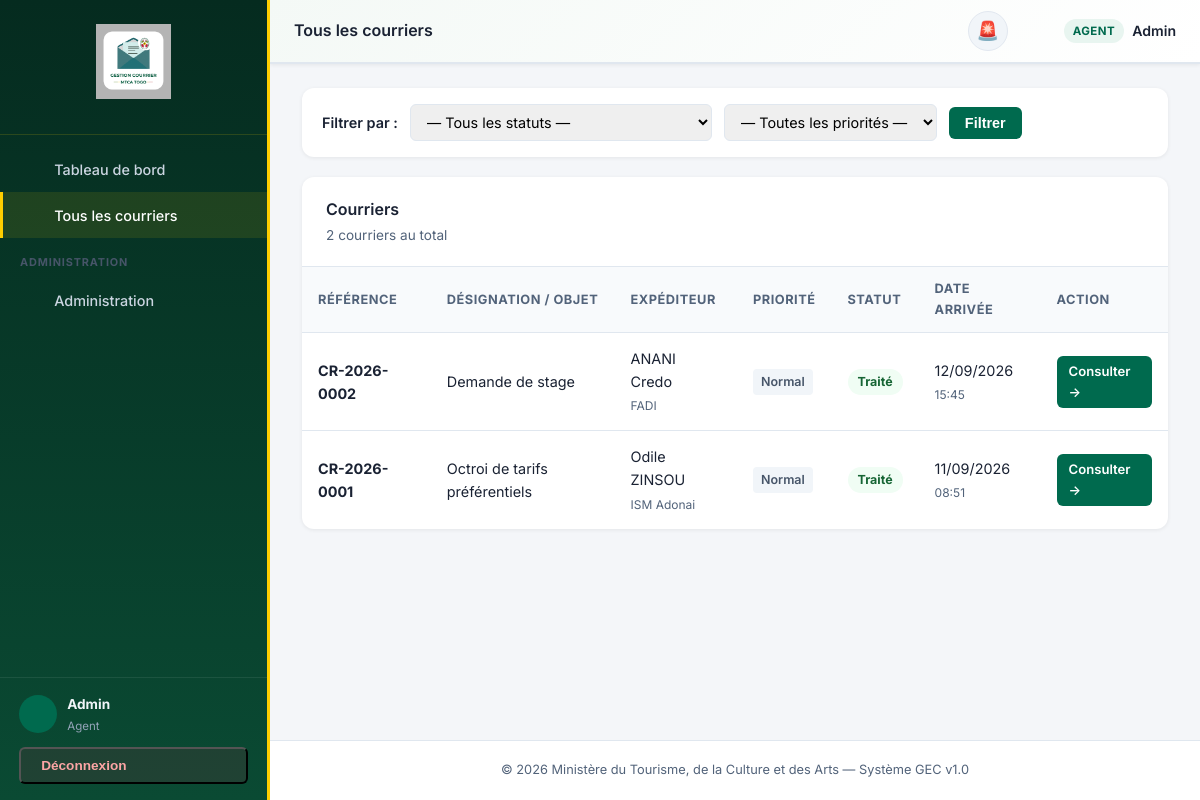
The app's page /courrier/liste/ (signed in) with its own data.
### courrier/models.py (models this page shows, shortened)
class User(AbstractUser):
    class Role(models.TextChoices):
        SECRETARIAT_CENTRAL = 'SECRETARIAT_CENTRAL', 'Secrétariat Central'
        SECRETAIRE_DC = 'SECRETAIRE_DC', 'Secrétaire du Directeur de Cabinet (DC)'
        DC = 'DC', 'Directeur de Cabinet (DC)'
        SECRETAIRE_MINISTRE = 'SECRETAIRE_MINISTRE', 'Secrétaire Particulier du Ministre'
        MINISTRE = 'MINISTRE', 'Ministre'
        SECRETAIRE_SG = 'SECRETAIRE_SG', 'Secrétaire du Secrétaire Général (SG)'
        SG = 'SG', 'Secrétaire Général (SG)'
        DIRECTEUR = 'DIRECTEUR', 'Directeur de Département'
        AGENT = 'AGENT', 'Agent'
    role = models.CharField(
        max_length=50,
        choices=Role.choices,
        default=Role.AGENT,
        verbose_name="Rôle au sein du Ministère"
    )
    service_direction = models.CharField(
        max_length=150,
        blank=True,
        null=True,
        verbose_name="Service / Direction d'appartenance",
        help_text="Pour les directeurs et agents, indique la direction (ex: DAF, DEC, etc.)"
    )
    class Meta:
        verbose_name = "Utilisateur"
        verbose_name_plural = "Utilisateurs"

class Courrier(models.Model):
    class Statut(models.TextChoices):
        ARRIVE = 'ARRIVE', 'Enregistré (Secrétariat Central)'
        REJETE_SECRETAIRE = 'REJETE_SECRETAIRE', 'Rejeté par Secrétariat pour correction'
        TRANSMIS_SG = 'TRANSMIS_SG', 'Transmis au SG'
        EN_COURS_SG = 'EN_COURS_SG', "En cours d'analyse (SG)"
        TRANSMIS_DC = 'TRANSMIS_DC', 'Transmis au Secrétaire du DC'
        EN_COURS_DC = 'EN_COURS_DC', "En cours d'analyse (DC)"
        ANALYSE_VALIDE = 'ANALYSE_VALIDE', 'Analyse validée (DC/SG)'
        TRANSMIS_MINISTRE = 'TRANSMIS_MINISTRE', 'Transmis au Ministre'
        DECIDE = 'DECIDE', 'Décidé (En attente d\'affectation)'
        SIGNE_PAR_MINISTRE = 'SIGNE_PAR_MINISTRE', 'Signé par le Ministre'
        COURRIER_SORTANT = 'COURRIER_SORTANT', 'Courrier sortant enregistré'
        AFFECTE = 'AFFECTE', 'Affecté aux services'
        SOUMIS_DIRECTEUR = 'SOUMIS_DIRECTEUR', 'Soumis au Directeur pour validation'
        CORRECTION_DEMANDEE = 'CORRECTION_DEMANDEE', 'Correction demandée'
        VALIDE_DIRECTEUR = 'VALIDE_DIRECTEUR', 'Validé par le Directeur'
        TERMINE = 'TERMINE', 'Traité'
    reference = models.CharField(
        max_length=100,
        unique=True,
        verbose_name="Référence / Numéro d'enregistrement",
        help_text="Généré automatiquement ou saisi manuellement"
    )
    designation = models.CharField(
        max_length=255,
        verbose_name="Désignation / Objet du courrier"
    )
    resume = models.TextField(
        verbose_name="Résumé analytique",
        blank=True
    )
    expediteur_nom = models.CharField(
        max_length=200,
        verbose_name="Nom de l'expéditeur"
    )
    expediteur_institution = models.CharField(
        max_length=200,
        blank=True,
        verbose_name="Institution de l'expéditeur"
    )
    expediteur_telephone = models.CharField(
        max_length=20,
        blank=True,
        verbose_name="Téléphone de l'expéditeur"
    )
    class Priorite(models.TextChoices):
        NORMAL = 'NORMAL', 'Normal'
        URGENT = 'URGENT', 'Urgent'
        TRES_URGENT = 'TRES_URGENT', 'Très Urgent'
    priorite = models.CharField(
        max_length=50,
        choices=Priorite.choices,
        default=Priorite.NORMAL,
        verbose_name="Niveau de priorité"
    )
    statut = models.CharField(
        max_length=50,
        choices=Statut.choices,
        default=Statut.ARRIVE,
        verbose_name="Statut du traitement"
    )
    responsable_actuel_role = models.CharField(
        max_length=50,
        choices=User.Role.choices,
        blank=True,
        null=True,
        verbose_name="Rôle actuellement détenteur du courrier",
    )
    delai_traitement_jours = models.PositiveIntegerField(
        null=True, blank=True,
        verbose_name="Délai de traitement fixé par le Ministre (jours)",
    )
    motif_rejet = models.TextField(
        verbose_name="Motif de rejet par le secrétariat",
        blank=True,
        null=True,
    )
    comite = models.TextField(
        verbose_name="Compte-rendu / Comité",
        blank=True,
        null=True,
    )
    cree_par = models.ForeignKey(
        settings.AUTH_USER_MODEL,
        on_delete=models.PROTECT,
        related_name="courriers_enregistres",
        verbose_name="Enregistré par"
    )
    reponse_requise = models.BooleanField(
        default=True,
        verbose_name="Une réponse écrite est requise pour ce courrier"
    )
    date_arrivee = models.DateTimeField(
        default=timezone.now,
        verbose_name="Date et heure de réception physique"
    )
    date_enregistrement = models.DateTimeField(
        auto_now_add=True,
        verbose_name="Date d'enregistrement dans le système"
    )
    objects = CourrierManager()
    class Meta:
        verbose_name = "Courrier"
        verbose_name_plural = "Courriers"
        ordering = ['-date_arrivee']

### courrier/views.py (the view)
# urls.py: path('liste/', CourrierListView.as_view(), name='courrier_liste'),
class CourrierListView(LoginRequiredMixin, ListView):
    model = Courrier
    template_name = 'courrier_list.html'
    context_object_name = 'courriers'
    paginate_by = 20
    def get_queryset(self):
        qs = Courrier.objects.pour_utilisateur(self.request.user).select_related('cree_par')
        statut = self.request.GET.get('statut')
        priorite = self.request.GET.get('priorite')
        if statut:
            qs = qs.filter(statut=statut)
        if priorite:
            qs = qs.filter(priorite=priorite)
        return qs
    def get_context_data(self, **kwargs):
        context = super().get_context_data(**kwargs)
        context['statut_filter'] = self.request.GET.get('statut', '')
        context['priorite_filter'] = self.request.GET.get('priorite', '')
        context['statuts'] = Courrier.Statut.choices
        context['priorites'] = Courrier.Priorite.choices
        return context

### templates/courrier_list.html (shortened to what this page needs)
{% extends 'base.html' %}
{% block page_title %}Tous les courriers{% endblock %}
{% block nav_liste %}active{% endblock %}
{% block content %}
<form method="get" class="filter-bar" id="form-filtres">
    <label style="font-weight: 600; font-size: 0.9rem; white-space: nowrap;">Filtrer par :</label>
    <select name="statut" id="filter-statut">
        <option value="">— Tous les statuts —</option>
    </select>
    <select name="priorite" id="filter-priorite">
        <option value="">— Toutes les priorités —</option>
    </select>
    <button type="submit" id="btn-filtrer">Filtrer</button>
</form>
<div class="table-card">
    <div class="table-header">
        <div>
            <h3 style="font-size: 1rem; font-weight: 600;">
                Courriers
            </h3>
            <p style="font-size: 0.85rem; color: var(--text-muted); margin-top: 2px;">
                {{ page_obj.paginator.count }} courrier{% if page_obj.paginator.count > 1 %}s{% endif %} au total
            </p>
        </div>
    </div>
    {% if courriers %}
    <table>
        <thead>
            <tr>
                <th>Référence</th>
                <th>Désignation / Objet</th>
                <th>Expéditeur</th>
                <th>Priorité</th>
                <th>Statut</th>
                <th>Date arrivée</th>
                <th>Action</th>
            </tr>
        </thead>
        <tbody>
            {% for c in courriers %}
            <tr id="row-courrier-{{ c.pk }}">
                <td>
                    <strong>{{ c.reference }}</strong>
                </td>
                <td style="max-width: 280px;">{{ c.designation|truncatechars:60 }}</td>
                <td>
                    <span>{{ c.expediteur_nom }}</span>
                    {% if c.expediteur_institution %}
                        <br><small style="color: var(--text-muted);">{{ c.expediteur_institution }}</small>
                    {% endif %}
                </td>
                <td>
                    <span class="priority-badge priority-{{ c.priorite }}">
                        {{ c.get_priorite_display }}
                    </span>
                </td>
                <td>
                    <span class="status-badge status-{{ c.statut }}">
                        {{ c.get_statut_display }}
                    </span>
                </td>
                <td style="white-space: nowrap;">{{ c.date_arrivee|date:"d/m/Y" }}<br><small style="color: var(--text-muted);">{{ c.date_arrivee|time:"H:i" }}</small></td>
                <td>
                    <a href="{% url 'courrier_detail' c.pk %}" class="action-btn primary" id="btn-detail-{{ c.pk }}">
                        Consulter →
                    </a>
                </td>
            </tr>
            {% endfor %}
        </tbody>
    </table>
    {% endif %}
</div>
{% endblock %}

### templates/base.html (shortened to what this page needs)
{% load static %}
<!DOCTYPE html>
<html lang="fr">
<head>
    <link rel="stylesheet" href="{% static 'css/style.css' %}">
</head>
<body>
<div id="app-container">
    <aside class="sidebar" id="sidebar">
        <div class="sidebar-header">
            <img src="{% static 'images/logo_gec.png' %}" alt="Logo GEC MTCA" class="sidebar-logo-img" style="height: 75px; width: auto; margin-bottom: 4px; object-fit: contain;">
        </div>
        <nav class="sidebar-menu" aria-label="Navigation principale">
            <ul>
                <li class="sidebar-item {% block nav_dashboard %}{% endblock %}">
                    <a href="{% url 'dashboard' %}" id="nav-dashboard">
                        <span>Tableau de bord</span>
                    </a>
                </li>
                <li class="sidebar-item {% block nav_liste %}{% endblock %}">
                    <a href="{% url 'courrier_liste' %}" id="nav-courrier-liste">
                        <span>Tous les courriers</span>
                    </a>
                </li>
                {% if user.is_superuser %}
                <li class="sidebar-section-title">Administration</li>
                <li class="sidebar-item">
                    <a href="{% url 'admin:index' %}" id="nav-admin" target="_blank">
                        <span>Administration</span>
                    </a>
                </li>
                {% endif %}
            </ul>
        </nav>
        <div class="sidebar-footer">
            <div class="sidebar-user">
                <div class="user-avatar">
                </div>
                <div class="user-info">
                    <strong>{{ user.get_full_name|default:user.username }}</strong>
                    <span class="user-role-text">{{ user.get_role_display }}</span>
                </div>
            </div>
            <form method="post" action="{% url 'logout' %}">
                <button type="submit" class="logout-btn" id="btn-logout">
                     Déconnexion
                </button>
            </form>
        </div>
    </aside>
    <main class="main-content">
        <header class="top-navbar">
            <div class="navbar-left">
                <h2 class="page-title">{% block page_title %}Accueil{% endblock %}</h2>
            </div>
            <div class="navbar-right">
                {% if alertes_visibles %}
                <a href="{% url 'dashboard' %}" class="alert-toggle-btn" title="{% if nb_alertes > 0 %}{{ nb_alertes }} alerte(s) d'échéance{% else %}Aucune alerte d'échéance{% endif %}" style="text-decoration: none; position: relative; display: inline-flex; align-items: center; justify-content: center; width: 40px; height: 40px; border-radius: 50%; background: {% if nb_alertes > 0 %}#fee2e2{% else %}#f1f5f9{% endif %}; color: {% if nb_alertes > 0 %}#dc2626{% else %}#64748b{% endif %}; margin-right: 8px; border: 1px solid {% if nb_alertes > 0 %}#fca5a5{% else %}#e2e8f0{% endif %};">
                    <span class="{% if nb_alertes > 0 %}alert-logo-blink{% endif %}" style="font-size: 1.15rem;">🚨</span>
                </a>
                {% endif %}
                <div class="notif-dropdown" id="notif-dropdown">
                    <button class="notif-toggle" id="btn-notif-toggle" aria-label="Notifications">
                    </button>
                </div>
                <div class="user-profile">
                    <span class="user-role-badge">{{ user.get_role_display }}</span>
                    <span class="user-name-nav">{{ user.get_full_name|default:user.username }}</span>
                </div>
            </div>
        </header>
        <div class="container">
            {% block content %}
            {% endblock %}
        </div>
        <footer class="main-footer">
            &copy; 2026 Ministère du Tourisme, de la Culture et des Arts — Système GEC v1.0
        </footer>
    </main>
</div>
</body>
</html>

### records on screen
User: get_full_name "Admin", role "Agent", role "AGENT"
Courrier: reference "CR-2026-0002", designation "Demande de stage", expediteur_nom "ANANI Credo", expediteur_institution "FADI", priorite "Normal", statut "Traité", date_arrivee "12/09/2026", date_arrivee "15:45"
Courrier: reference "CR-2026-0001", designation "Octroi de tarifs préférentiels", expediteur_nom "Odile ZINSOU", expediteur_institution "ISM Adonai", priorite "Normal", statut "Traité", date_arrivee "11/09/2026", date_arrivee "08:51"

### other values on screen
{{ page_obj.paginator.count }} "2"
